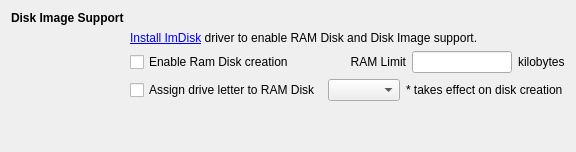
           <widget class="QWidget" name="tabAddonConfig">
            <attribute name="title">
             <string>Add-On Configuration</string>
            </attribute>
            <layout class="QGridLayout" name="gridLayout_40">
             <item row="0" column="0">
              <layout class="QGridLayout" name="gridLayout_39">
               <item row="2" column="1" colspan="2">
                <widget class="QCheckBox" name="chkRamDisk">
                 <property name="text">
                  <string>Enable Ram Disk creation</string>
                 </property>
                </widget>
               </item>
               <item row="2" column="6">
                <widget class="QLabel" name="lblRamLimit">
                 <property name="text">
                  <string>kilobytes</string>
                 </property>
                </widget>
               </item>
               <item row="3" column="3">
                <widget class="QComboBox" name="cmbRamLetter">
                 <property name="sizePolicy">
                  <sizepolicy hsizetype="Fixed" vsizetype="Fixed">
                   <horstretch>0</horstretch>
                   <verstretch>0</verstretch>
                  </sizepolicy>
                 </property>
                </widget>
               </item>
               <item row="3" column="1" colspan="2">
                <widget class="QCheckBox" name="chkRamLetter">
                 <property name="text">
                  <string>Assign drive letter to RAM Disk</string>
                 </property>
                </widget>
               </item>
               <item row="4" column="1">
                <spacer name="verticalSpacer_13">
                 <property name="orientation">
                  <enum>Qt::Vertical</enum>
                 </property>
                 <property name="sizeHint" stdset="0">
                  <size>
                   <width>20</width>
                   <height>40</height>
                  </size>
                 </property>
                </spacer>
               </item>
               <item row="1" column="1" colspan="6">
                <widget class="QLabel" name="lblImDisk">
                 <property name="text">
                  <string>&lt;a href=&quot;addon://ImDisk&quot;&gt;Install ImDisk&lt;/a&gt; driver to enable RAM Disk and Disk Image support.</string>
                 </property>
                 <property name="openExternalLinks">
                  <bool>false</bool>
                 </property>
                </widget>
               </item>
               <item row="0" column="0">
                <widget class="QLabel" name="lblDiskImage">
                 <property name="font">
                  <font>
                   <weight>75</weight>
                   <bold>true</bold>
                   <kerning>true</kerning>
                  </font>
                 </property>
                 <property name="text">
                  <string>Disk Image Support</string>
                 </property>
                </widget>
               </item>
               <item row="2" column="5">
                <widget class="QLineEdit" name="txtRamLimit">
                 <property name="maximumSize">
                  <size>
                   <width>100</width>
                   <height>16777215</height>
                  </size>
                 </property>
                </widget>
               </item>
               <item row="2" column="3" colspan="2">
                <widget class="QLabel" name="lblRamDisk">
                 <property name="text">
                  <string>RAM Limit</string>
                 </property>
                 <property name="alignment">
                  <set>Qt::AlignRight|Qt::AlignTrailing|Qt::AlignVCenter</set>
                 </property>
                 <property name="buddy">
                  <cstring>txtRamLimit</cstring>
                 </property>
                </widget>
               </item>
               <item row="4" column="6">
                <spacer name="horizontalSpacer_10">
                 <property name="orientation">
                  <enum>Qt::Horizontal</enum>
                 </property>
                 <property name="sizeHint" stdset="0">
                  <size>
                   <width>40</width>
                   <height>20</height>
                  </size>
                 </property>
                </spacer>
               </item>
               <item row="3" column="4" colspan="3">
                <widget class="QLabel" name="lblRamLetter">
                 <property name="toolTip">
                  <string>When a RAM Disk is already mounted you need to unmount it for this option to take effect.</string>
                 </property>
                 <property name="text">
                  <string>* takes effect on disk creation</string>
                 </property>
                </widget>
               </item>
              </layout>
             </item>
            </layout>
           </widget>
